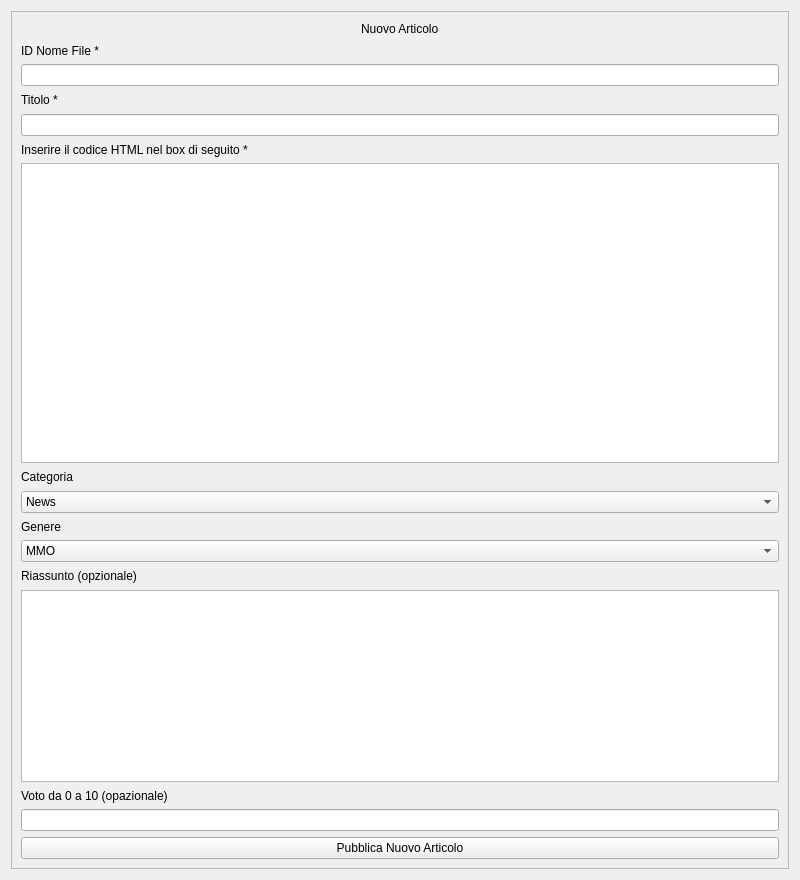
<?xml version="1.0" encoding="UTF-8"?>
<ui version="4.0">
 <class>newArticle</class>
 <widget class="QWidget" name="newArticle">
  <property name="geometry">
   <rect>
    <x>0</x>
    <y>0</y>
    <width>800</width>
    <height>880</height>
   </rect>
  </property>
  <property name="minimumSize">
   <size>
    <width>650</width>
    <height>400</height>
   </size>
  </property>
  <property name="windowTitle">
   <string>Form</string>
  </property>
  <layout class="QVBoxLayout" name="verticalLayout_2">
   <item>
    <widget class="QScrollArea" name="scrollArea">
     <property name="widgetResizable">
      <bool>true</bool>
     </property>
     <widget class="QWidget" name="scrollAreaWidgetContents">
      <property name="geometry">
       <rect>
        <x>0</x>
        <y>0</y>
        <width>780</width>
        <height>860</height>
       </rect>
      </property>
      <layout class="QVBoxLayout" name="verticalLayout_3">
       <item>
        <layout class="QVBoxLayout" name="verticalLayout">
         <item alignment="Qt::AlignHCenter">
          <widget class="QLabel" name="labelNewArticle">
           <property name="text">
            <string>Nuovo Articolo</string>
           </property>
          </widget>
         </item>
         <item>
          <widget class="QLabel" name="labelNameOfFile">
           <property name="text">
            <string>ID Nome File *</string>
           </property>
          </widget>
         </item>
         <item>
          <widget class="QLineEdit" name="lineEditNameOfFile"/>
         </item>
         <item>
          <widget class="QLabel" name="labelTitle">
           <property name="text">
            <string>Titolo *</string>
           </property>
          </widget>
         </item>
         <item>
          <widget class="QLineEdit" name="lineEditTitle"/>
         </item>
         <item alignment="Qt::AlignLeft">
          <widget class="QLabel" name="labelHTML">
           <property name="text">
            <string>Inserire il codice HTML nel box di seguito *</string>
           </property>
          </widget>
         </item>
         <item>
          <widget class="QTextEdit" name="textEditHTML">
           <property name="sizePolicy">
            <sizepolicy hsizetype="Expanding" vsizetype="Minimum">
             <horstretch>0</horstretch>
             <verstretch>0</verstretch>
            </sizepolicy>
           </property>
           <property name="minimumSize">
            <size>
             <width>0</width>
             <height>300</height>
            </size>
           </property>
          </widget>
         </item>
         <item>
          <widget class="QLabel" name="labelCategory">
           <property name="text">
            <string>Categoria</string>
           </property>
          </widget>
         </item>
         <item>
          <widget class="QComboBox" name="boxCategory">
           <item>
            <property name="text">
             <string>News</string>
            </property>
           </item>
           <item>
            <property name="text">
             <string>Features</string>
            </property>
           </item>
           <item>
            <property name="text">
             <string>Recensione</string>
            </property>
           </item>
           <item>
            <property name="text">
             <string>Hands-On</string>
            </property>
           </item>
          </widget>
         </item>
         <item>
          <widget class="QLabel" name="labelGenre">
           <property name="text">
            <string>Genere</string>
           </property>
          </widget>
         </item>
         <item>
          <widget class="QComboBox" name="boxGenre">
           <item>
            <property name="text">
             <string>MMO</string>
            </property>
           </item>
           <item>
            <property name="text">
             <string>MOBA</string>
            </property>
           </item>
           <item>
            <property name="text">
             <string>Survival</string>
            </property>
           </item>
           <item>
            <property name="text">
             <string>Coop</string>
            </property>
           </item>
           <item>
            <property name="text">
             <string>Competitive</string>
            </property>
           </item>
           <item>
            <property name="text">
             <string>a-RPG</string>
            </property>
           </item>
           <item>
            <property name="text">
             <string>e-Sport</string>
            </property>
           </item>
           <item>
            <property name="text">
             <string>Tech</string>
            </property>
           </item>
          </widget>
         </item>
         <item>
          <widget class="QLabel" name="labelSummary">
           <property name="text">
            <string>Riassunto (opzionale)</string>
           </property>
          </widget>
         </item>
         <item>
          <widget class="QTextEdit" name="textEditSummary">
           <property name="sizePolicy">
            <sizepolicy hsizetype="Expanding" vsizetype="Minimum">
             <horstretch>0</horstretch>
             <verstretch>0</verstretch>
            </sizepolicy>
           </property>
           <property name="minimumSize">
            <size>
             <width>0</width>
             <height>150</height>
            </size>
           </property>
          </widget>
         </item>
         <item>
          <widget class="QLabel" name="labelScore">
           <property name="text">
            <string>Voto da 0 a 10 (opazionale)</string>
           </property>
          </widget>
         </item>
         <item>
          <widget class="QLineEdit" name="lineEditScore"/>
         </item>
         <item>
          <widget class="QPushButton" name="pushButton">
           <property name="text">
            <string>Pubblica Nuovo Articolo</string>
           </property>
          </widget>
         </item>
        </layout>
       </item>
      </layout>
     </widget>
    </widget>
   </item>
  </layout>
 </widget>
 <resources/>
 <connections/>
</ui>
